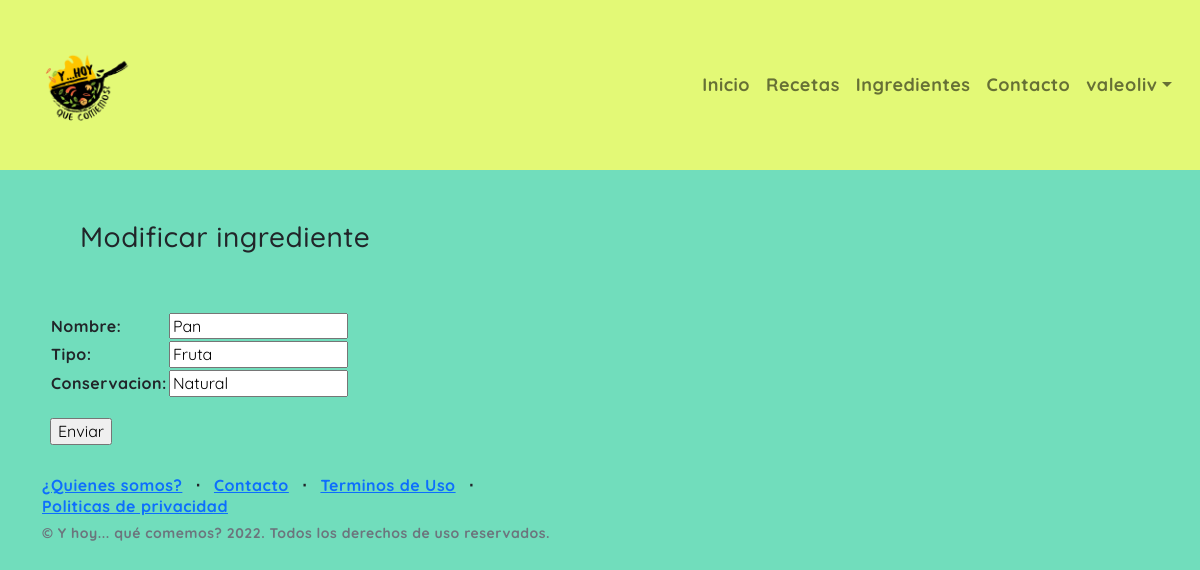
The page /app_recetas/modificar_ingrediente/Pan (signed in) on the database its author committed.
### app_recetas/models.py (models this page shows, shortened)
class Ingrediente(models.Model):
    nombre = models.CharField(max_length=40)
    tipo = models.CharField(max_length=40)
    conservacion = models.CharField(max_length=250)

### app_recetas/views.py (the view)
# urls.py: path('modificar_ingrediente/<str:nombre>', views.modificar_ingrediente , name='modificar_ingrediente'),
@login_required
def modificar_ingrediente (request, nombre):
    ingrediente = Ingrediente.objects.get(nombre=nombre)
    if request.method == 'POST':
        n_ingrediente = Nuevo_ingrediente(request.POST)
        print(n_ingrediente)
        if n_ingrediente.is_valid:
            datos = n_ingrediente.cleaned_data
            ingrediente.nombre = datos['nombre'] #sobreescribo
            ingrediente.tipo = datos['tipo']
            ingrediente.conservacion = datos['conservacion']
            ingrediente.save()
            ingrediente = Ingrediente.objects.all() #cargo todos
            return render(request, "app_recetas/ingredientes.html" , {"datos": ingrediente}) #renderizo nuevamente
    else:
        n_ingrediente = Nuevo_ingrediente(initial={'nombre':ingrediente.nombre , 'tipo':ingrediente.tipo , 'conservacion':ingrediente.conservacion})
    return render(request, "app_recetas/modificar_ingrediente.html", {"n_ingrediente":n_ingrediente , "ingrediente":ingrediente})

### app_recetas/forms.py
class Nuevo_ingrediente(forms.Form):
    nombre = forms.CharField()
    tipo = forms.CharField()
    conservacion = forms.CharField()

### app_recetas/templates/app_recetas/modificar_ingrediente.html
{% extends "app_recetas/padre.html" %}
{% load static %}
{% block contenido %}
<h3>Modificar ingrediente</h3>
<form action="{% url 'modificar_ingrediente' ingrediente.nombre %}" method="POST" class="tabla">{% csrf_token %}
    <table>
        {{n_ingrediente.as_table}}
    </table>
    <input type="submit" value="Enviar" class="boton">
</form>
{% endblock %}

### app_recetas/templates/app_recetas/padre.html (shortened to what this page needs)
<!DOCTYPE html>
<html lang="en">
<head>
    {% load static %}
    <link href="https://cdn.jsdelivr.net/npm/bootstrap@5.1.0/dist/css/bootstrap.min.css" rel="stylesheet">
    <link href="{% static '/app_recetas/css/style.css' %}" rel="stylesheet" />
</head>
<body>
    <header>
  <nav class="navbar fixed-top navbar-expand-md navbar-light bg-light">
    <div class="container-fluid">
      <a class="navbar-brand" href="{% url 'inicio'%}">
        <img src="{% static '/app_recetas/img/logo_queco.png' %}" alt="" width="120" height="120" class="d-inline-block align-text-top"></a>
        <ul class="navbar-nav collapse navbar-collapse" id="navbarNav">
          <li class="nav-item">
            <a class="nav-link" aria-current="page" href="{% url 'inicio'%}">Inicio</a>
          </li>
          <li class="nav-item">
            <a class="nav-link" href="{% url 'recetas'%}">Recetas</a>
          </li>
          <li class="nav-item">
            <a class="nav-link" href="{% url 'ingredientes'%}">Ingredientes</a>
          </li>
          <li class="nav-item">
            <a class="nav-link" href="{% url 'contacto'%}">Contacto</a>
          </li>
          <li class="nav-item dropdown">
            {% if request.user.is_authenticated %}
            <a class="nav-link dropdown-toggle" href="#" id="navbarDropdownMenuLink" role="button" data-bs-toggle="dropdown" aria-expanded="false">{{user.username}}</a>
              {% endif %}
          </li>
        </ul>
      </div>
    </nav>
</header>
<main>
    {% block contenido %}
    {% endblock %}
</main>
<footer>
    <div class="container">
        <div class="row">
            <div class="col-lg-6 h-100 text-center text-lg-start my-auto">
                <ul class="list-inline mb-2">
                    <li class="list-inline-item"><a href="{% url 'about'%}">¿Quienes somos?</a></li>
                    <li class="list-inline-item">⋅</li>
                    <li class="list-inline-item"><a href="#!">Contacto</a></li>
                    <li class="list-inline-item">⋅</li>
                    <li class="list-inline-item"><a href="#!">Terminos de Uso</a></li>
                    <li class="list-inline-item">⋅</li>
                    <li class="list-inline-item"><a href="#!">Politicas de privacidad</a></li>
                </ul>
                <p class="text-muted small mb-4 mb-lg-0">&copy; Y hoy... qué comemos? 2022. Todos los derechos de uso reservados.</p>
            </div>
        </div>
    </div>
  </footer>
  </body>
  </html>

### app_recetas/static/app_recetas/css/style.css (style rules this page uses)
.navbar-nav { align-items: center; justify-content: flex-end; }
.navbar { padding: 0px; margin: 0px; }
.container-fluid { background-color:#E3F976; padding: 20px; margin: 0; justify-content: flex-end; }
.navbar-brand { font-size: xx-large; font-weight: bold; }
.nav-item { font-size: large; }
body { padding-top: 0px; padding-bottom: 0px; margin: 0px; margin-top: 150px; font-family: 'Quicksand', sans-serif; font-weight: bold; text-align: justify; line-height: 1.3; text-decoration-line: none; letter-spacing: 0.5px; background-color: #71DDBC; }
footer { margin-top: 200 px; margin-bottom: 150 px; }
main { margin: 10px; padding: 20px; }
h3 { padding: 50px; }
.tabla { margin-left: 20px; }
.boton { margin-top: 20px; }

### rows shown on the page
Ingrediente: nombre "Pan", tipo "Fruta", conservacion "Natural"

### other values the page prints
{{ user.username }} "valeoliv"
